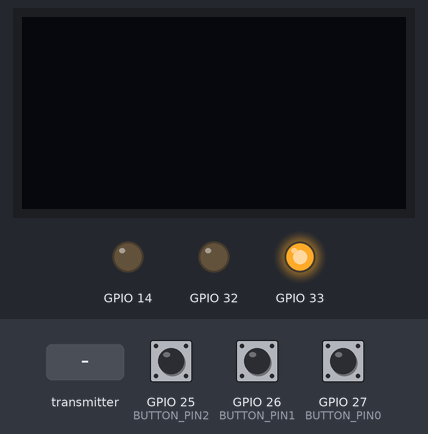
A sketch run on a simulated ESP32. Shown: 128×64 one-colour display, output pins drawn as LEDs (lit = HIGH). The inputs (shaded band) are chosen by the test bench; at power-on: GPIO 25 (BUTTON_PIN2) HIGH, GPIO 26 (BUTTON_PIN1) HIGH, GPIO 27 (BUTTON_PIN0) HIGH. What the sketch prints to the serial monitor is not drawn.

Above: at 1.2 s.
1.3 s: the transmitter starts sending c = 1
At 2.6 s:
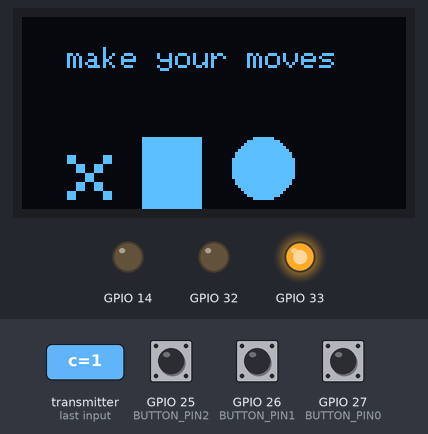
2.9 s: GPIO 25 (BUTTON_PIN2) pulled LOW for 0.15 s
At 3.5 s:
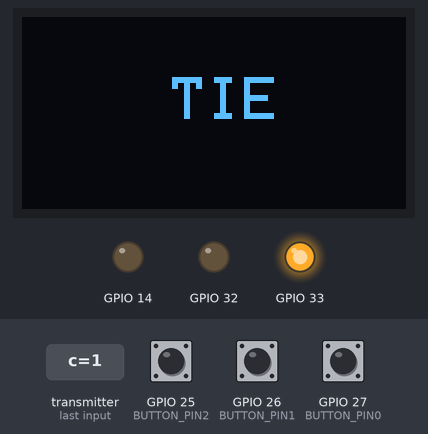
6.0 s: the transmitter starts sending c = 0
9.0 s: the transmitter starts sending c = 1
At 9.4 s:
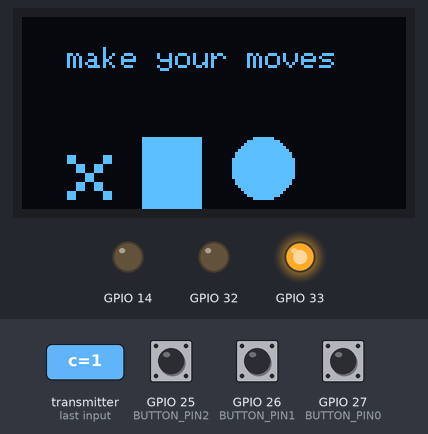
10.6 s: GPIO 25 (BUTTON_PIN2) pulled LOW for 1 s
At 12.7 s:
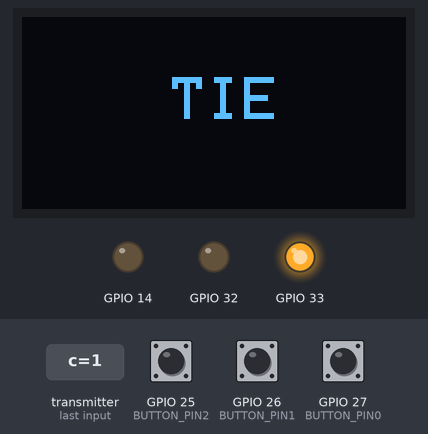
14.6 s: the transmitter starts sending b = 0
Timing chart, 0 to 17.6 s (numbered marks = the images above; inputs shaded):
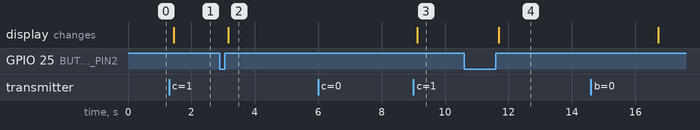

Measured:
- after the input at 1.3 s, the display: changes after 0.14 s (image 1)
- after the input at 2.9 s, the display: changes after 0.26 s (image 2)
- after the input at 6.0 s, every drawn part: stays the same
- after the input at 9.0 s, the display: changes after 0.13 s (image 3)
- after the input at 10.6 s, the display: changes after 1.1 s (image 4)

The sketch:

rps_slave.ino
```cpp
#include <SPI.h>
#include <Wire.h>
#include <Adafruit_GFX.h>
#include <Adafruit_SSD1306.h>
#include <esp_now.h>
#include <WiFi.h>

#define SCREEN_WIDTH 128
#define SCREEN_HEIGHT 64
#define BUTTON_PIN0 27
#define BUTTON_PIN1 26
#define BUTTON_PIN2 25

// MAC Address of responder - edit as require};
uint8_t broadcastAddress[] = {0x0C,0xB8,0x15,0xC4,0x9A,0xA4};

// Define a data structure
typedef struct struct_message_masterout {
  bool c;
  int b;
} struct_message_masterout;

// Create a structured object
struct_message_masterout myData_masterout;

// Define a data structure
typedef struct struct_message_masterin {
  int b;
} struct_message_masterin;

// Create a structured object
struct_message_masterin myData_masterin;


// Peer info
esp_now_peer_info_t peerInfo;

void OnDataSent(const uint8_t *mac_addr, esp_now_send_status_t status) {
  Serial.print("\r\nLast Packet Send Status:\t");
  Serial.println(status == ESP_NOW_SEND_SUCCESS ? "Delivery Success" : "Delivery Fail");
}

int lastState0 = HIGH; // the previous state from the input pin
int currentState0;     // the current reading from the input pin

int lastState1 = HIGH; // the previous state from the input pin
int currentState1;     // the current reading from the input pin

int lastState2 = HIGH; // the previous state from the input pin
int currentState2;     // the current reading from the input pin


int player2move = -1;

int result = -1;
bool iftitle = false;


// Define pins for OLED display
#define OLED_MOSI   23
#define OLED_CLK    18
#define OLED_DC     16
#define OLED_CS     5
#define OLED_RESET  17

Adafruit_SSD1306 display(SCREEN_WIDTH, SCREEN_HEIGHT,
 OLED_MOSI, OLED_CLK, OLED_DC, OLED_RESET, OLED_CS);


void r_p_s_result(int result){
  if (result == 0) {
      display.clearDisplay();
      display.setCursor(50,20);
      display.setTextColor(WHITE);
      display.setTextSize(2);
      display.println("TIE");
      display.display();
      delay(5000);
  } else if (result == 1){
      display.clearDisplay();
      display.setCursor(50,20);
      display.setTextColor(WHITE);
      display.setTextSize(2);
      display.println("you win");
      display.display();
      delay(5000);
  }   else if (result == 2){
      display.clearDisplay();
      display.setCursor(50,20);
      display.setTextColor(WHITE);
      display.setTextSize(2);
      display.println("you lose");
      display.display();
      delay(5000);
  }
  int player2move = -1;
}

void title(){
  display.clearDisplay();
      display.setCursor(15,10);
      display.setTextColor(WHITE);
      display.setTextSize(1);
      display.println("make your moves");
      display.setCursor(15,40);
      display.setTextSize(3);
      display.println("x");
      display.fillRect(40, 40, 20, 50, SSD1306_WHITE);
      display.fillCircle(80, 50, 10, SSD1306_WHITE);
      display.display();
}

void button0(){
  currentState0 = digitalRead(BUTTON_PIN0);

  if(lastState0 == LOW && currentState0 == HIGH){
    player2move = 0;
    // send 0
  }
  // save the last state
  lastState0 = currentState0;
}

void button1(){
  currentState1 = digitalRead(BUTTON_PIN1);

  if(lastState1 == LOW && currentState1 == HIGH){
    player2move = 1;
    // send 1
  }
  // save the last state
  lastState1 = currentState1;
}

void button2(){
  currentState2 = digitalRead(BUTTON_PIN2);

  if(lastState2 == LOW && currentState2 == HIGH){
    player2move = 2;
    // send 2
  }
  // save the last state
  lastState2 = currentState2;
}

// Callback function executed when data is received
void OnDataRecv(const uint8_t * mac, const uint8_t *incomingData, int len) {
  memcpy(&myData_masterout, incomingData, sizeof(myData_masterout));
  Serial.print("Data received: ");
  Serial.println(len);
  Serial.print("title: ");
  iftitle = myData_masterout.c;
  Serial.print("result: ");
  result = myData_masterout.b;
  Serial.println(myData_masterout.b);
  Serial.println();
}

void setup()
{
  Serial.begin(9600);
    if(!display.begin(SSD1306_SWITCHCAPVCC)){
      Serial.println("SSD1306 allocation failed");
      for(;;);
  }

  pinMode(BUTTON_PIN0, INPUT_PULLUP);
  pinMode(BUTTON_PIN1, INPUT_PULLUP);
  pinMode(BUTTON_PIN2, INPUT_PULLUP);


  // Set ESP32 as a Wi-Fi Station
  WiFi.mode(WIFI_STA);

  // Initilize ESP-NOW
  if (esp_now_init() != ESP_OK) {
    Serial.println("Error initializing ESP-NOW");
    return;
  }

  // Register callback function
  esp_now_register_recv_cb(OnDataRecv);

  // Register the send callback
  esp_now_register_send_cb(OnDataSent);

  // Register peer
  memcpy(peerInfo.peer_addr, broadcastAddress, 6);
  peerInfo.channel = 0;
  peerInfo.encrypt = false;

  // Add peer
  if (esp_now_add_peer(&peerInfo) != ESP_OK){
    Serial.println("Failed to add peer");
    return;
  }
  pinMode(33, OUTPUT);
  digitalWrite(33, HIGH);
  pinMode(32, OUTPUT);
  digitalWrite(33, HIGH);
  pinMode(14, OUTPUT);
  digitalWrite(33, HIGH);

  Serial.println("setup done");

}

void loop(){
  // recieve if title
  if(iftitle == true){
  title();
  iftitle = false;
  }
  myData_masterin.b = player2move;
  // Send message via ESP-NOW
  esp_err_t send_result = esp_now_send(broadcastAddress, (uint8_t *) &myData_masterin, sizeof(myData_masterin));

  if (send_result == ESP_OK) {
    Serial.println("Sending confirmed");
  }
  else {
    Serial.print("Sending error; ");
    Serial.println(send_result);

  } if (player2move == -1){
    button0();
    button1();
    button2();
  } else if (player2move != -1){
    // recieve result
    if (result != -1){
        r_p_s_result(result);
        player2move = -1;
        result = -1;
    }
  }

}
```
